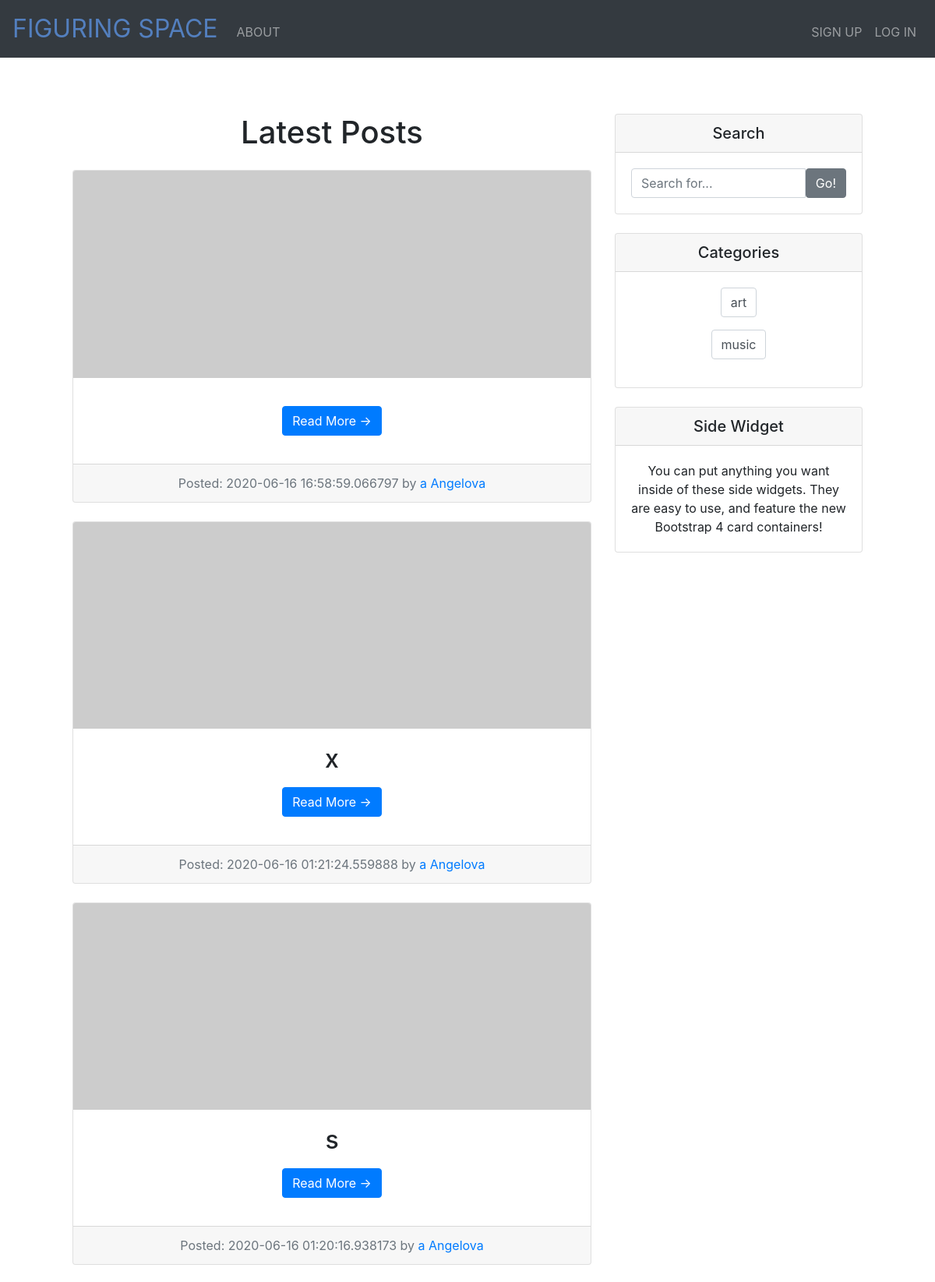
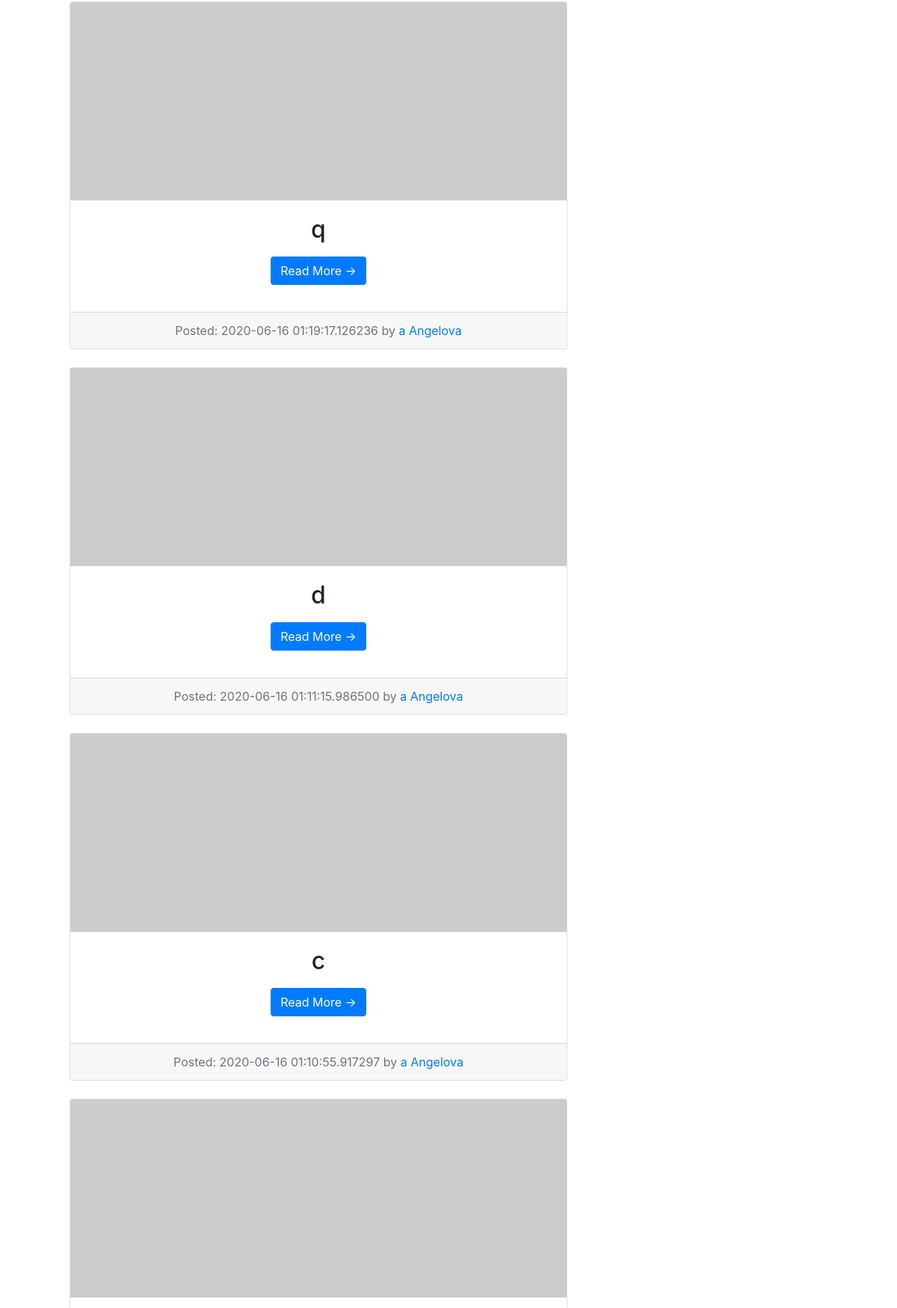
The page / (upper part) on the database its author committed (2 pictures, top to bottom).
### models.py (models this page shows, shortened)
class Post(db.Model):
    id = db.Column(db.Integer, primary_key=True)
    title = db.Column(db.String(50))
    subtitle = db.Column(db.String(50))
    date_posted = db.Column(db.DateTime)
    content = db.Column(db.Text)
    author = db.Column(db.Integer, db.ForeignKey("user.id"))
    categories = db.relationship("Category", secondary='categories', backref=db.backref('posts', lazy='dynamic'))

class User(db.Model):
    id = db.Column(db.Integer, primary_key=True)
    first_name = db.Column(db.String(50))
    last_name = db.Column(db.String(50))
    email = db.Column(db.String(50))
    password = db.Column(db.String(20))
    registered = db.Column(db.DateTime)
    posts = db.relationship("Post", backref='user')

class Category(db.Model):
    id = db.Column(db.Integer, primary_key=True)
    title = db.Column(db.String(50))

### app.py (the view)
@app.route("/")
def index():
    posts = Post.query.join(User).order_by(desc(Post.date_posted)).all()
    categories = Category.query.all()
    return render_template("index.html", posts=posts, categories=categories)

### app.py (called while the page is built)
@app.after_request
def after_request(response):
    response.headers["Cache-Control"] = "no-cache, no-store, must-revalidate"
    response.headers["Expires"] = 0
    response.headers["Pragma"] = "no-cache"
    return response

### templates/index.html (shortened to what this page needs)
{% extends "layout.html" %} {% block main %}
<div class="container">
  <div class="row">
    <div class="col-md-8">
      <h1 class="my-4">
        Latest Posts
      </h1>
      {%for post in posts%}
      <div class="card mb-4">
        <img
          class="card-img-top"
          src="http://placehold.it/750x300"
          alt="Card image cap"
        />
        <div class="card-body">
          <h2 class="card-title">{{post.title}}</h2>
          <a href="/post/{{post.id}}" class="btn btn-primary"
            >Read More &rarr;</a
          >
        </div>
        <div class="card-footer text-muted">
          Posted: {{post.date_posted}} by
          <a href="#">{{post.user.first_name}} {{post.user.last_name}}</a>
        </div>
      </div>
      {%endfor%}
    </div>
    <div class="col-md-4">
      <div class="card my-4">
        <h5 class="card-header">Search</h5>
        <div class="card-body">
          <div class="input-group">
            <input
              type="text"
              class="form-control"
              placeholder="Search for..."
            />
            <span class="input-group-btn">
              <button class="btn btn-secondary" type="button">Go!</button>
            </span>
          </div>
        </div>
      </div>
      <div class="card my-4">
        <h5 class="card-header">Categories</h5>
        <div class="card-body">
          <ul class="list-unstyled mb-0">
            {%for category in categories%}
            <form action="/posts/{{category.title}}" method="post">
              <div class="form-group">
                <input
                  class="form-control"
                  name="category"
                  type="submit"
                  value="{{category.title}}"
                />
              </div>
            </form>
            {%endfor%}
          </ul>
        </div>
      </div>
      <div class="card my-4">
        <h5 class="card-header">Side Widget</h5>
        <div class="card-body">
          You can put anything you want inside of these side widgets. They are
          easy to use, and feature the new Bootstrap 4 card containers!
        </div>
      </div>
    </div>
  </div>
</div>
{% endblock %}

### static/style.css (style rules this page uses)
ul { display: inline-block; }
main .form-control { display: inline-block; width: auto; }
main img { max-width: 100%; }

### rows shown on the page
Post: date_posted "2020-06-16 16:58:59.066797", user.first_name "a", user.last_name "Angelova"
Post: title "x", date_posted "2020-06-16 01:21:24.559888", user.first_name "a", user.last_name "Angelova"
Post: title "s", date_posted "2020-06-16 01:20:16.938173", user.first_name "a", user.last_name "Angelova"
Post: title "q", date_posted "2020-06-16 01:19:17.126236", user.first_name "a", user.last_name "Angelova"
Post: title "d", date_posted "2020-06-16 01:11:15.986500", user.first_name "a", user.last_name "Angelova"
Post: title "c", date_posted "2020-06-16 01:10:55.917297", user.first_name "a", user.last_name "Angelova"
Category: category "art"
Category: category "music"
